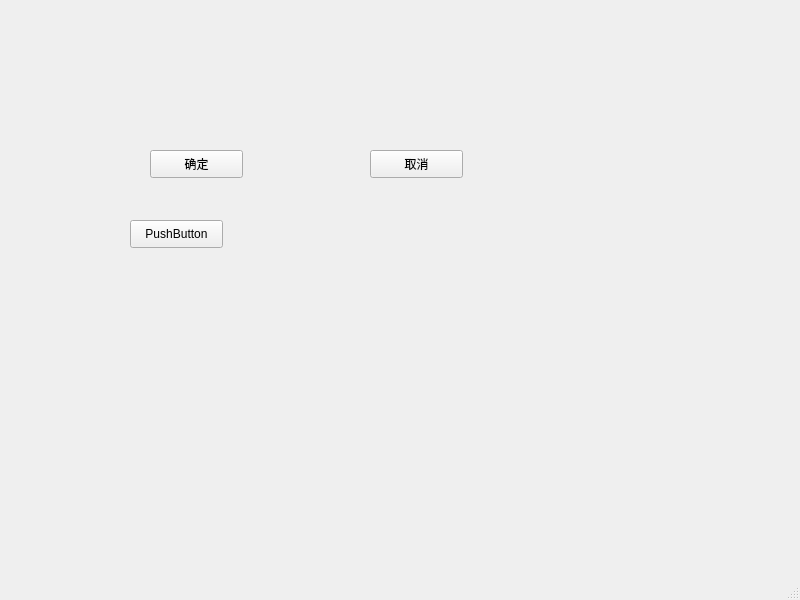
<?xml version="1.0" encoding="UTF-8"?>
<ui version="4.0">
 <class>MainWindow</class>
 <widget class="QMainWindow" name="MainWindow">
  <property name="enabled">
   <bool>true</bool>
  </property>
  <property name="geometry">
   <rect>
    <x>0</x>
    <y>0</y>
    <width>800</width>
    <height>600</height>
   </rect>
  </property>
  <property name="cursor">
   <cursorShape>ArrowCursor</cursorShape>
  </property>
  <property name="windowTitle">
   <string>这里设置窗口标题</string>
  </property>
  <property name="statusTip">
   <string>状态栏提示信息</string>
  </property>
  <widget class="QWidget" name="centralwidget">
   <widget class="QPushButton" name="pushButton">
    <property name="enabled">
     <bool>true</bool>
    </property>
    <property name="geometry">
     <rect>
      <x>150</x>
      <y>150</y>
      <width>93</width>
      <height>28</height>
     </rect>
    </property>
    <property name="font">
     <font>
      <family>Agency FB</family>
     </font>
    </property>
    <property name="cursor">
     <cursorShape>ArrowCursor</cursorShape>
    </property>
    <property name="text">
     <string>确定</string>
    </property>
   </widget>
   <widget class="QPushButton" name="pushButton_2">
    <property name="geometry">
     <rect>
      <x>370</x>
      <y>150</y>
      <width>93</width>
      <height>28</height>
     </rect>
    </property>
    <property name="text">
     <string>取消</string>
    </property>
   </widget>
   <widget class="QPushButton" name="pushButton_3">
    <property name="geometry">
     <rect>
      <x>130</x>
      <y>220</y>
      <width>93</width>
      <height>28</height>
     </rect>
    </property>
    <property name="text">
     <string>PushButton</string>
    </property>
   </widget>
  </widget>
  <widget class="QMenuBar" name="menubar">
   <property name="geometry">
    <rect>
     <x>0</x>
     <y>0</y>
     <width>800</width>
     <height>26</height>
    </rect>
   </property>
  </widget>
  <widget class="QStatusBar" name="statusbar"/>
 </widget>
 <resources/>
 <connections/>
</ui>
